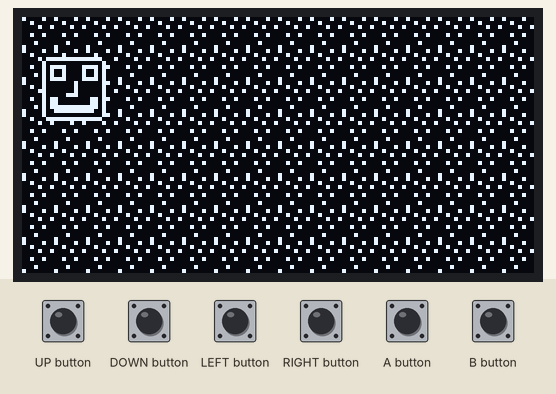
This sketch was run on a simulated Arduboy, built with avr-gcc and run on an emulated ATmega32U4. Shown: 128×64 one-colour display. The inputs (shaded band) are chosen by the test bench.

Above: at 1.2 s.
1.3 s: UP button pressed for 0.15 s
At 1.8 s:
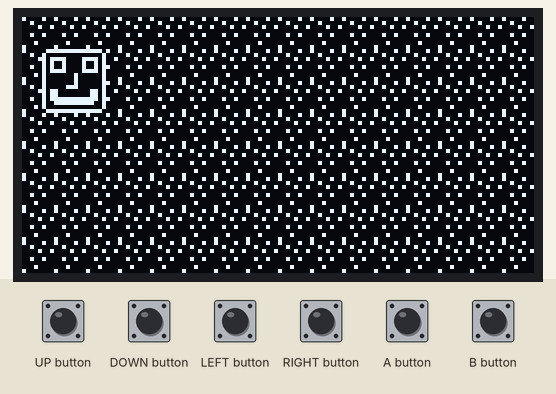
2.9 s: LEFT button pressed for 0.15 s
At 4.2 s:
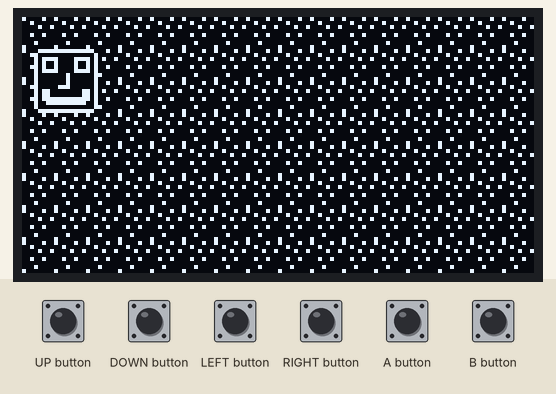
4.5 s: DOWN button pressed for 0.15 s
At 5.4 s:
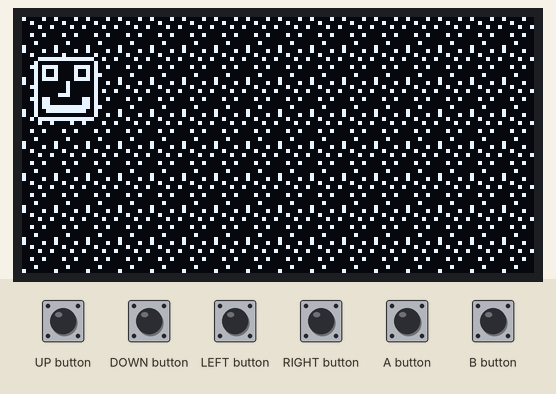
6.1 s: DOWN button pressed for 1 s
At 6.5 s:
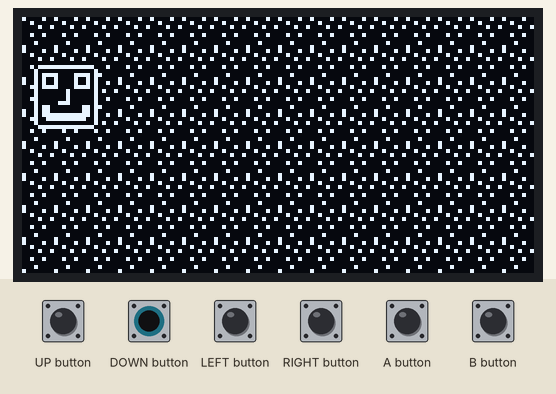
8.6 s: RIGHT button pressed for 0.15 s
At 9.1 s:
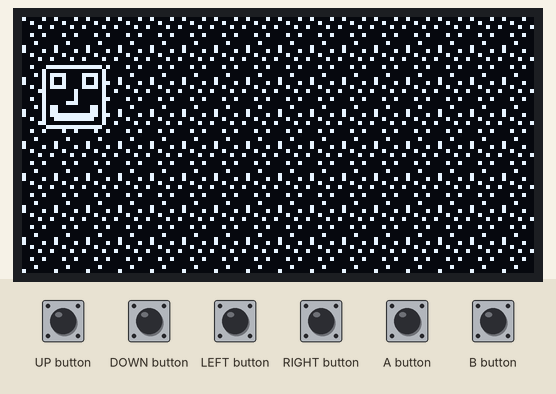
Timing chart, 0 to 11.2 s (numbered marks = the images above; inputs shaded):
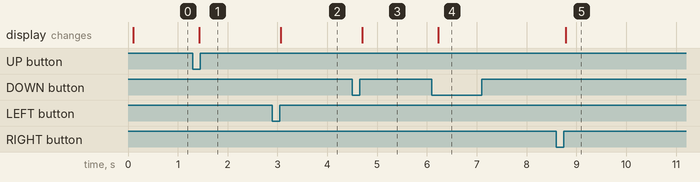

Measured:
- after the input at 1.3 s, the display: changes after 0.13 s (image 1)
- after the input at 2.9 s, the display: changes after 0.17 s (image 2)
- after the input at 4.5 s, the display: changes after 0.20 s (image 3)
- after the input at 6.1 s, the display: changes after 0.13 s (image 4)
- after the input at 8.6 s, the display: changes after 0.18 s (image 5)

The sketch:

sketch_nov12a.ino
```cpp
#include <Arduboy2.h>
Arduboy2 arduboy;

int playerx = 5;
int playery = 10;

const unsigned char PROGMEM background[] = {
// width, height,
8, 8,
0x81, 0x00, 0x12, 0x40, 0x04, 0x11, 0x00, 0x04,
};

const unsigned char PROGMEM player[] = {
// width, height,
16, 16,
0xfe, 0x01, 0x3d, 0x25, 0x25, 0x3d, 0x01, 0x01, 0xc1, 0x01, 0x3d, 0x25, 0x25, 0x3d, 0x01, 0xfe,
0x7f, 0x80, 0x9c, 0xbc, 0xb0, 0xb0, 0xb2, 0xb2, 0xb3, 0xb0, 0xb0, 0xb0, 0xbc, 0x9c, 0x80, 0x7f,
};

void setup() {
  arduboy.begin();
  arduboy.clear();
}

void loop() {

  arduboy.clear();
  arduboy.pollButtons();

  if (arduboy.justPressed(LEFT_BUTTON)) {
    playerx = playerx - 2;
  }
  if
  (arduboy.justPressed(RIGHT_BUTTON)) {
    playerx = playerx +2 ;
  }
  if (arduboy.justPressed(UP_BUTTON)) {
    playery = playery - 2;
  }
  if (arduboy.justPressed(DOWN_BUTTON)) {
    playery = playery + 2;
  }

  //For each column on the screen
  for (int backgroundx = 0; backgroundx < 128; backgroundx = backgroundx + 8) {
  //For each row in the column
    for ( int backgroundy = 0; backgroundy < 64; backgroundy = backgroundy + 8) {
      //Draw a background tile
      Sprites::drawOverwrite(backgroundx, backgroundy, background, 0);
    }
  }

  //Draw player sprite
  Sprites::drawOverwrite(playerx, playery, player, 0);
  arduboy.display();
}
```
